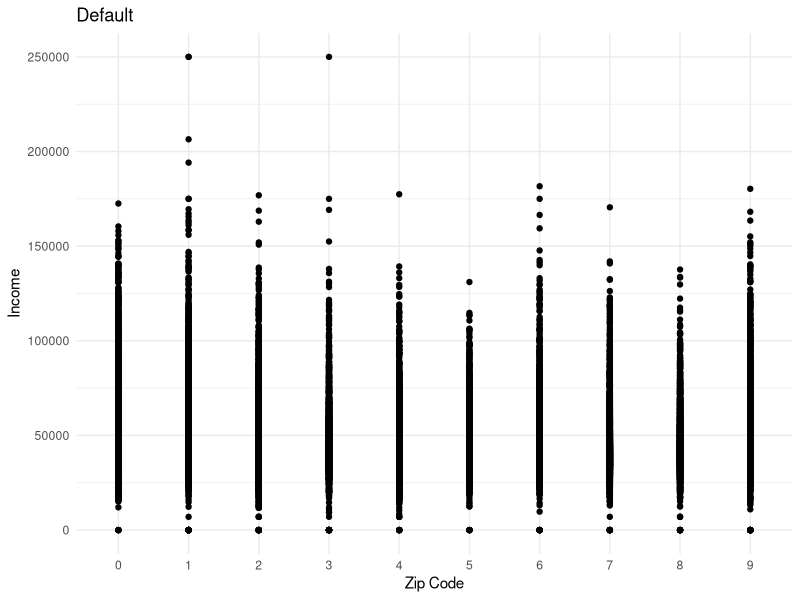
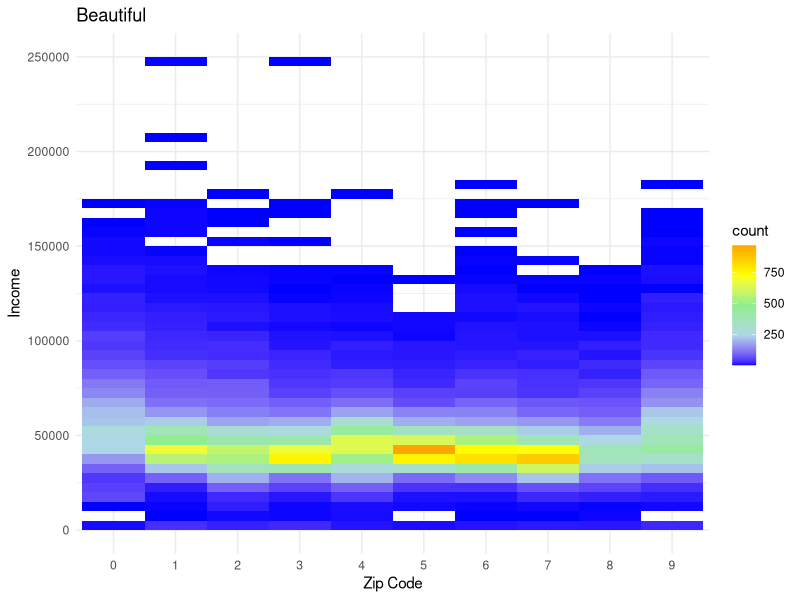
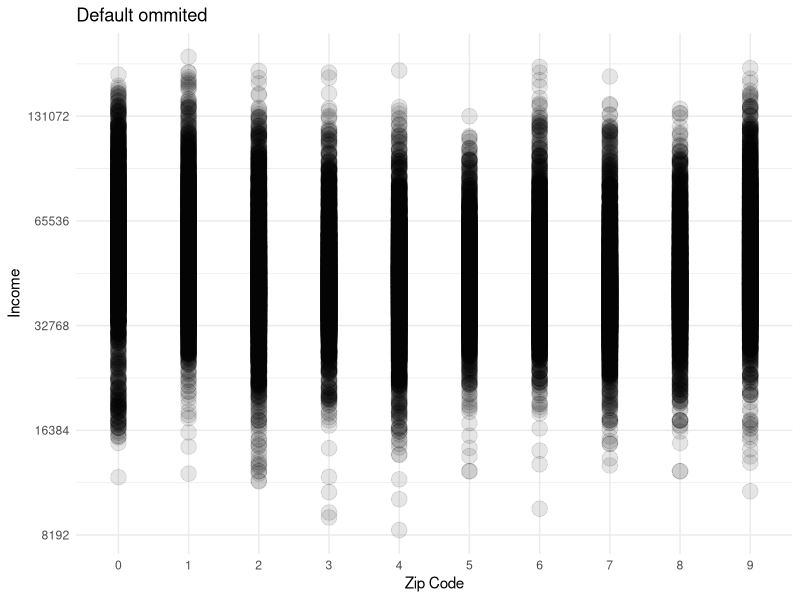
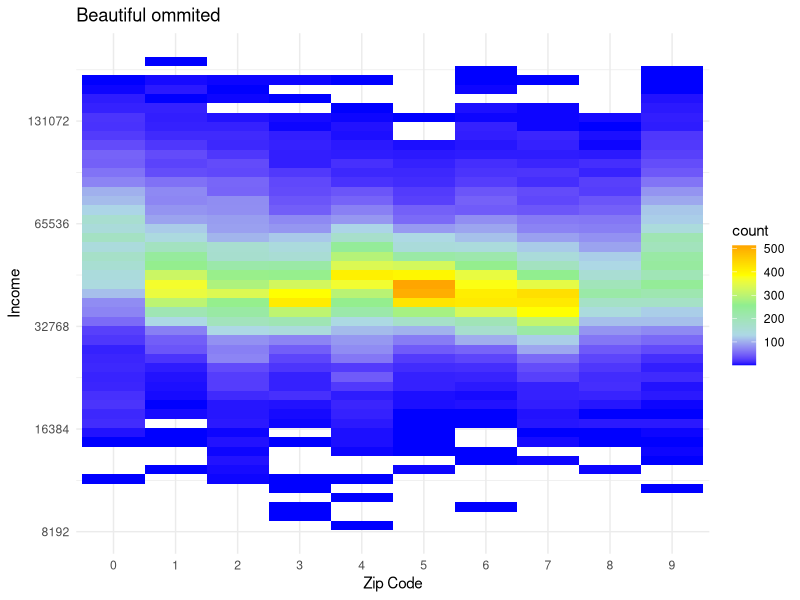
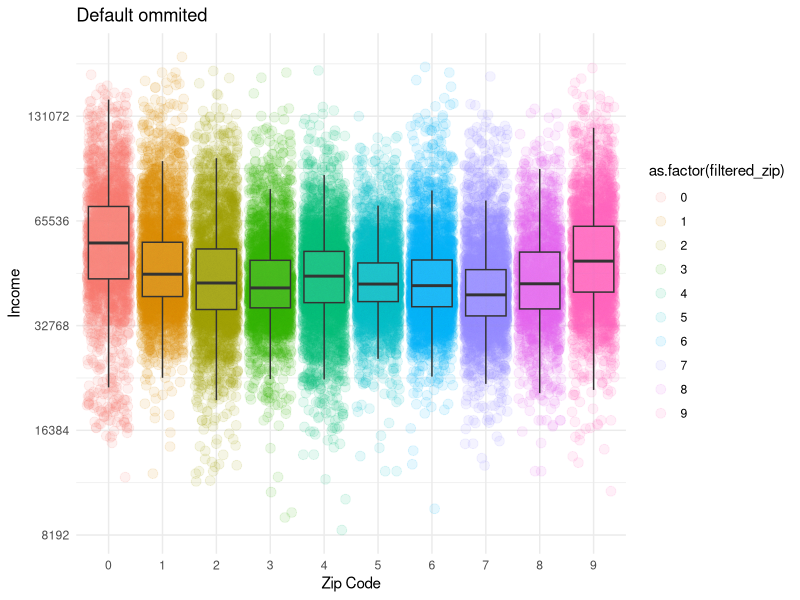

Generate these figures, in order, with R:
library(ggplot2)
zip_income_table <- read.table("zipIncome.txt", header = TRUE, sep = "|")
colnames(zip_income_table) <- c("zipCode", "income")
income_values <- zip_income_table$income
zip_code <- as.factor(zip_income_table$zipCode)
print(paste("mean income", mean(income_values)))
print(paste("median income", median(income_values)))
summary(zip_income_table)


ggplot(zip_income_table, aes(x = zip_code, y = income_values))  +
  geom_point() + 
  labs(x = "Zip Code", y = "Income", title = "Default") +  
  theme_minimal()

ggplot(zip_income_table, aes(x = zip_code, y = income_values))  +
  geom_bin2d(bins = 50) + 
  scale_fill_gradientn(colors = c("blue","lightblue", "lightgreen", "yellow", "orange")) +
  labs(x = "Zip Code", y = "Income", title = "Beautiful") +  
  theme_minimal()



filtered_data <- zip_income_table[income_values > 7000 & income_values < 200000,]

print(paste("ommited mean income", mean(filtered_data$income)))
print(paste("ommited median income", median(filtered_data$income)))

filtered_income <- filtered_data$income
filtered_zip <- filtered_data$zipCode
ggplot(filtered_data, aes(x = as.factor(filtered_zip), y = filtered_income))  +
  geom_point(size = 5, alpha = 0.1) + 
  scale_y_continuous(trans = "log2") +
  labs(x = "Zip Code", y = "Income", title = "Default ommited") +  
  theme_minimal()

ggplot(filtered_data, aes(x = as.factor(filtered_zip), y = filtered_income))  +
  geom_bin2d(bins = 50) + 
  scale_y_continuous(trans = "log2") +
  scale_fill_gradientn(colors = c("blue","lightblue", "lightgreen", "yellow", "orange")) +
  labs(x = "Zip Code", y = "Income", title = "Beautiful ommited") +  
  theme_minimal()

ggplot(filtered_data, aes(x = as.factor(filtered_zip), y = filtered_income))  +
  geom_point(aes(color = as.factor(filtered_zip)), size = 3, alpha = 0.1, position = "jitter") + 
  geom_boxplot(aes(group = as.factor(filtered_zip)), alpha = 0.1, outlier.size=-Inf) +  
  scale_y_continuous(trans = "log2") +
  labs(x = "Zip Code", y = "Income", title = "Default ommited") +  
  theme_minimal()
